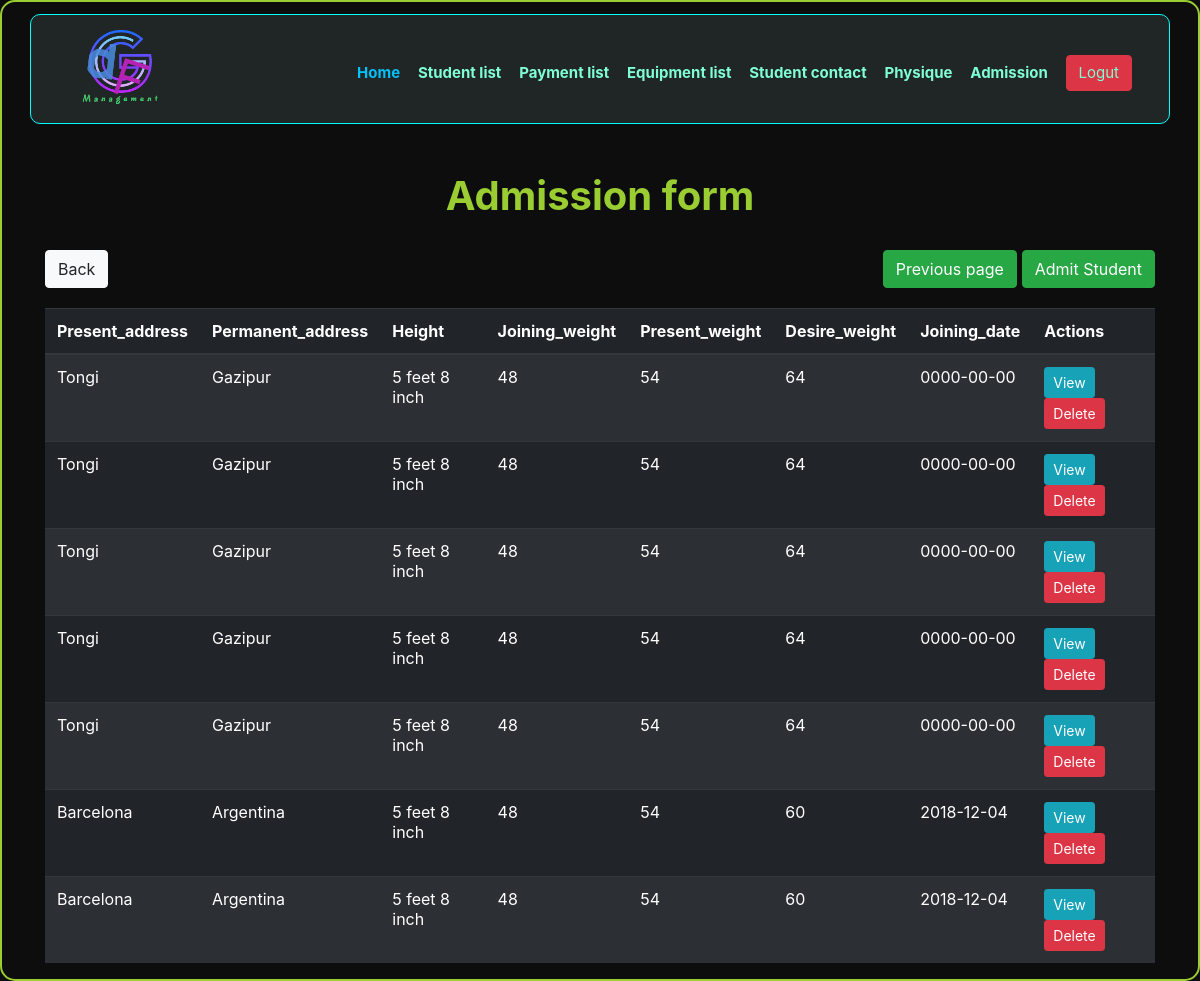
Screenshot of /admission_form_view2.php (signed in) with the database file from the repository.
### tables this page shows
CREATE TABLE `admission_form` (
  `Admission_id` int(15) NOT NULL,
  `Student_name` varchar(30) NOT NULL,
  `Fathers_name` varchar(30) NOT NULL,
  `Sex` text NOT NULL,
  `Martial_status` text NOT NULL,
  `Surgery` text NOT NULL,
  `Health` text NOT NULL,
  `Cell` int(15) NOT NULL,
  `Telephone` int(15) NOT NULL,
  `Present_address` varchar(50) NOT NULL,
  `Permanent_address` varchar(50) NOT NULL,
  `Height` varchar(15) NOT NULL,
  `Joining_weight` varchar(15) NOT NULL,
  `Present_weight` varchar(15) NOT NULL,
  `Desire_weight` varchar(15) NOT NULL,
  `Joining_date` date NOT NULL
);

### admission_form_view2.php (the view, shortened to what this page needs)
<?php
$db_host = 'localhost';
$db_user = 'root';
$db_pass = '';
$db_name = 'fdg_database';
$conn = mysqli_connect($db_host, $db_user, $db_pass, $db_name);
$sql = 'SELECT *
		FROM admission_form';
$query = mysqli_query($conn, $sql);
?>
<html>
<head>
    <link rel="stylesheet" href="https://stackpath.bootstrapcdn.com/bootstrap/4.1.3/css/bootstrap.min.css">
    <link rel="stylesheet" href="css/style.css">
    <link href="https://unpkg.com/aos@2.3.1/dist/aos.css" rel="stylesheet">
</head>
<body class="neon">
    <section>
        <header class="container" style="background-color:#202525">
            <div class="logo">
                <img src="images/fdg.png" alt="Logo">
            </div>
            <nav class="nav_bar">
                <ul>
                    <li class="active"><a href="success.php">Home</a></li>
                    <li><a class="another_active" href="student_information_view.php">Student list</a></li>
                    <li><a href="payment_information_view.php">Payment list</a></li>
                    <li><a href="equipment_information_view.php">Equipment list</a></li>
                    <li><a href="contact_information_view.php">Student contact</a></li>
                    <li><a href="physique_information_view.php">Physique</a></li>
                    <li><a href="admission_form_view.php">Admission</a></li>
                    <li>
                        <a class="btn btn-danger" href="logout.php">Logut</a></li>
                </ul>
            </nav>
        </header>
    </section>
    <section>
        <div class="container" data-aos="flip-up">
            <br>
            <br>
            <h1>Admission form</h1>
            <div class="back">
                <a class="btn btn-light" href="success.php">Back</a>
            </div>
            <div class="insert">
                <a class="btn btn-success" href="admission_form.php">Admit Student</a>
            </div>
            <div class="inser">
                <a class="btn btn-success" href="admission_form_view2.php">Previous page</a>
            </div>
            <table class="table table-striped table-dark">
                <thead>
                    <tr>
                        <th scope="col">Present_address</th>
                        <th scope="col">Permanent_address</th>
                        <th scope="col">Height</th>
                        <th scope="col">Joining_weight</th>
                        <th scope="col">Present_weight </th>
                        <th scope="col">Desire_weight</th>
                        <th scope="col">Joining_date</th>
                        <th scope="col">Actions</th>
                    </tr>
                </thead>
                <tbody>
                    <?php
            while ($row=mysqli_fetch_assoc($query)){
          ?>
                    <tr>
                        <td>
                            <?php echo $row['Present_address']; ?>
                        </td>
                        <td>
                            <?php echo $row['Permanent_address']; ?>
                        </td>
                        <td>
                            <?php echo $row['Height']; ?>
                        </td>
                        <td>
                            <?php echo $row['Joining_weight']; ?>
                        </td>
                        <td>
                            <?php echo $row['Present_weight']; ?>
                        </td>
                        <td>
                            <?php echo $row['Desire_weight']; ?>
                        </td>
                        <td>
                            <?php echo $row['Joining_date']; ?>
                        </td>
                        <td>
                            <a class="btn btn-info btn-sm" href="admission_information_indiView.php?Admission_id=<?php echo $row['Admission_id']; ?>">View</a>
                            <a class="btn btn-danger btn-sm" href="admission_delete.php?Admission_id=<?php echo $row['Admission_id']; ?>" onclick="return confirm('Are You sure?')">Delete</a>
                        </td>
                    </tr>
                    <?php } ?>
                </tbody>
            </table>
        </div>
    </section>
</body>
</html>

### css/style.css (style rules this page uses)
header { height: 110px; background-color: aliceblue; border-radius: 10px; }
.logo > img { width: 155px; margin-top: -15px; position: relative; }
.nav_bar > ul > li { list-style: none; display: inline-block; }
.nav_bar > ul > li > a { text-decoration: none; font-size: 15px; margin-left: -8px; margin-right: 22px; color: aquamarine; }
.nav_bar > ul > .active > a { color: #00c1fb; }
.another_active { color: aquamarine; }
.logo { float: left; position: absolute; font-weight: bolder; font-style: italic; color: aliceblue; }
.nav_bar { float: right; margin-top: 40px; font-weight: 700; }
.neon { border-width: 2px; border-style: solid; border-color: #9acd32; border-radius: 15px; }
html { height: 100%; }
body { background-color: #0e0d0d; }
h1 { color: #9acd32; text-align: center; margin-bottom: 30px; font-weight: bold; }
.insert { float: right; color: aqua; margin-bottom: 20px; }
.back { float: left; }
header { background-color: #202525; margin-top: 1%; border-width: 1px; border-style: solid; border-color: aqua; }
.inser { float: right; color: aqua; margin-bottom: 20px; margin-right: 5px; }

### rows the page displays
admission_form: Present_address "Tongi", Permanent_address "Gazipur", Height "5 feet 8 inch", Joining_weight "48", Present_weight "54", Desire_weight "64", Joining_date "0000-00-00"
admission_form: Present_address "Tongi", Permanent_address "Gazipur", Height "5 feet 8 inch", Joining_weight "48", Present_weight "54", Desire_weight "64", Joining_date "0000-00-00"
admission_form: Present_address "Tongi", Permanent_address "Gazipur", Height "5 feet 8 inch", Joining_weight "48", Present_weight "54", Desire_weight "64", Joining_date "0000-00-00"
admission_form: Present_address "Tongi", Permanent_address "Gazipur", Height "5 feet 8 inch", Joining_weight "48", Present_weight "54", Desire_weight "64", Joining_date "0000-00-00"
admission_form: Present_address "Tongi", Permanent_address "Gazipur", Height "5 feet 8 inch", Joining_weight "48", Present_weight "54", Desire_weight "64", Joining_date "0000-00-00"
admission_form: Present_address "Barcelona", Permanent_address "Argentina", Height "5 feet 8 inch", Joining_weight "48", Present_weight "54", Desire_weight "60", Joining_date "2018-12-04"
admission_form: Present_address "Barcelona", Permanent_address "Argentina", Height "5 feet 8 inch", Joining_weight "48", Present_weight "54", Desire_weight "60", Joining_date "2018-12-04"
